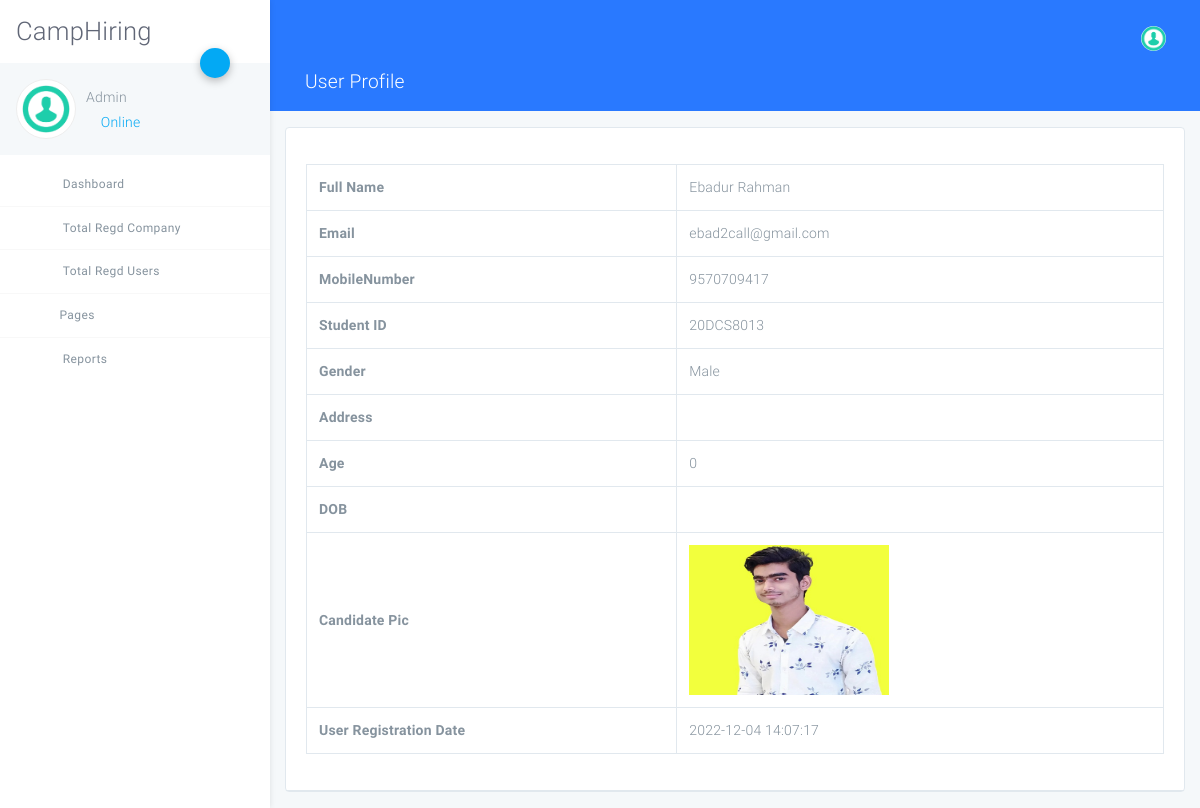
The page /admin/view-users-details.php?viewid=7 (signed in) on the database its author committed.
### tables this page shows
CREATE TABLE `tbluser` (
  `ID` int(10) NOT NULL,
  `FullName` varchar(120) DEFAULT NULL,
  `Email` varchar(120) DEFAULT NULL,
  `MobileNumber` bigint(10) DEFAULT NULL,
  `StudentID` varchar(120) DEFAULT NULL,
  `Gender` varchar(120) NOT NULL,
  `Address` mediumtext NOT NULL,
  `Age` int(5) NOT NULL,
  `DOB` varchar(120) NOT NULL,
  `Image` varchar(120) NOT NULL,
  `Password` varchar(120) DEFAULT NULL,
  `UserRegdate` timestamp NULL DEFAULT current_timestamp()
);

### admin/view-users-details.php (the view, shortened to what this page needs)
<?php
include('includes/dbconnection.php');
if (strlen($_SESSION['crmsaid']==0)) {
  header('location:logout.php');
  } else{
  ?>
<!DOCTYPE html>
<html lang="en">
<head>
    <link rel="stylesheet" href="assets/css/app.css">
</head>
<body class="light">
<div id="app">
<?php include_once('includes/sidebar.php');?>
<?php include_once('includes/header.php');?>
    <div class="page has-sidebar-left">
    <header class="blue accent-3 relative">
        <div class="container-fluid text-white">
            <div class="row p-t-b-10 ">
                <div class="col">
                    <h4>
                        <i class="icon-package"></i>
                        User Profile
                    </h4>
                </div>
            </div>
        </div>
    </header>
    <div class="animatedParent animateOnce">
        <div class="container-fluid my-3">
            <div class="row">
                <div class="col-md-12">
                    <div class="card">
                        <div class="card-body b-b">
                            <form method="post">
  <?php
$vid=$_GET['viewid'];
$ret=mysqli_query($con,"select * from tbluser where ID='$vid'");
while ($row=mysqli_fetch_array($ret)) {
?>
                                <table class="table table-bordered table-hover data-tables">
                                    <tr>
  <th>Full Name</th>
  <td><?php  echo $row['FullName'];?></td>
  </tr>
  <tr>
  <th>Email</th>
  <td><?php  echo $row['Email'];?></td>
  </tr>
   <tr>
  <th>MobileNumber</th>
  <td><?php  echo $row['MobileNumber'];?></td>
  </tr>
  <tr>
  <th>Student ID</th>
  <td><?php  echo $row['StudentID'];?></td>
  </tr>
  <tr>
  <th>Gender</th>
  <td><?php  echo $row['Gender'];?></td>
  </tr>
  <tr>
  <th>Address</th>
  <td><?php  echo $row['Address'];?></td>
  </tr>
  <tr>
  <th>Age</th>
  <td><?php  echo $row['Age'];?></td>
  </tr>
  <tr>
  <th>DOB</th>
  <td><?php  echo $row['DOB'];?></td>
  </tr>
  <tr>
  <th>Candidate Pic</th>
  <td><img src="../user/images/<?php echo $row['Image'];?>" width="200" height="150" value="<?php  echo $row['Image'];?>"></td>
  </tr>
  <tr>
  <th>User Registration Date</th>
  <td><?php  echo $row['UserRegdate'];?></td>
  </tr>
</table>
                               <?php } ?>
                        </div>
                    </div>
                </div>
            </div>
        </div>
    </div>
</div>
</div>
</body>
</html>
<?php } ?>

### admin/includes/sidebar.php (shortened to what this page needs)
<?php
include('includes/dbconnection.php');
  ?>
<aside class="main-sidebar fixed offcanvas shadow">
    <section class="sidebar">
        <div class="w-80px mt-3 mb-3 ml-3">
 <h2 align="center"> CampHiring</h2>
        </div>
        <div class="relative">
            <a data-toggle="collapse" href="#userSettingsCollapse" role="button" aria-expanded="false"
               aria-controls="userSettingsCollapse" class="btn-fab btn-fab-sm fab-right fab-top btn-primary shadow1 ">
                <i class="icon icon-cogs"></i>
            </a>
            <div class="user-panel p-3 light mb-2">
                <div>
                    <div class="float-left image">
                        <img class="user_avatar" src="assets/img/dummy/image.png" alt="User Image">
                    </div>
                    <div class="float-left info">
                        <?php
$aid=$_SESSION['crmsaid'];
$ret=mysqli_query($con,"select AdminName from tbladmin where ID='$aid'");
$row=mysqli_fetch_array($ret);
$name=$row['AdminName'];
?>
                        <h6 class="font-weight-light mt-2 mb-1"><?php echo $name; ?></h6>
                        <a href="#"><i class="icon-circle text-primary blink"></i> Online</a>
                    </div>
                </div>
                <div class="clearfix"></div>
            </div>
        </div>
        <ul class="sidebar-menu">
            <li class="treeview"><a href="dashboard.php">
                <i class="icon icon-sailing-boat-water purple-text s-18"></i> <span>Dashboard</span>
            </a>
            </li>
            <li class="treeview"><a href="total-regcompany.php">
                <i class="icon icon icon-package blue-text s-18"></i> <span>Total Regd Company</span>
            </a>
            </li>
            <li class="treeview"><a href="total-regusers.php">
                <i class="icon icon-account_box light-green-text s-18"></i> <span>Total Regd Users</span>
            </a>
            </li>
            <li class="treeview"><a href="#"><i class="icon icon-documents3 text-blue s-18"></i>Pages<i
                    class="icon icon-angle-left s-18 pull-right"></i></a>
            </li>
            <li class="treeview no-b"><a href="#">
                <i class="icon icon-package light-green-text s-18"></i>
                <span>Reports</span>
            </a>
            </li>
        </ul>
    </section>
</aside>

### rows shown on the page
tbluser: FullName "Ebadur Rahman", Email "ebad2call@gmail.com", MobileNumber "9570709417", StudentID "20DCS8013", Gender "Male", Age "0", Image (picture), UserRegdate "2022-12-04 14:07:17"

### other values the page prints
$name "Admin"
